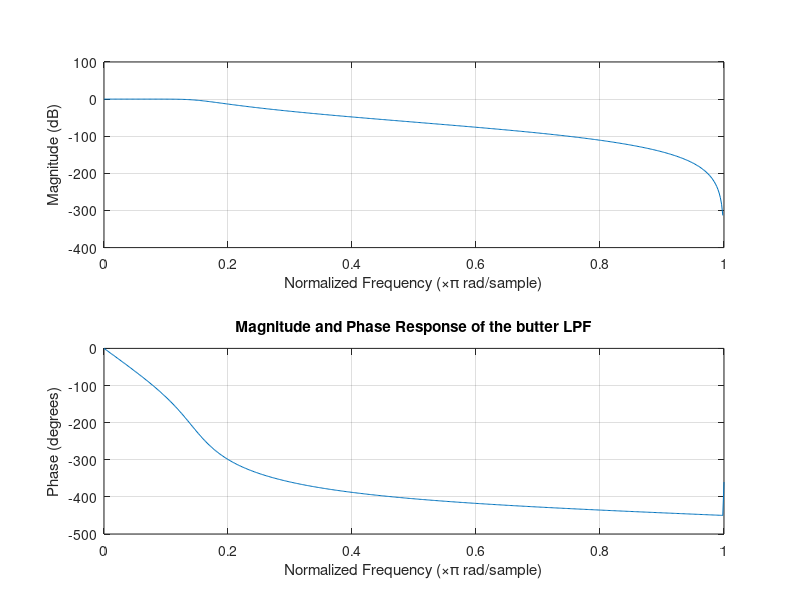
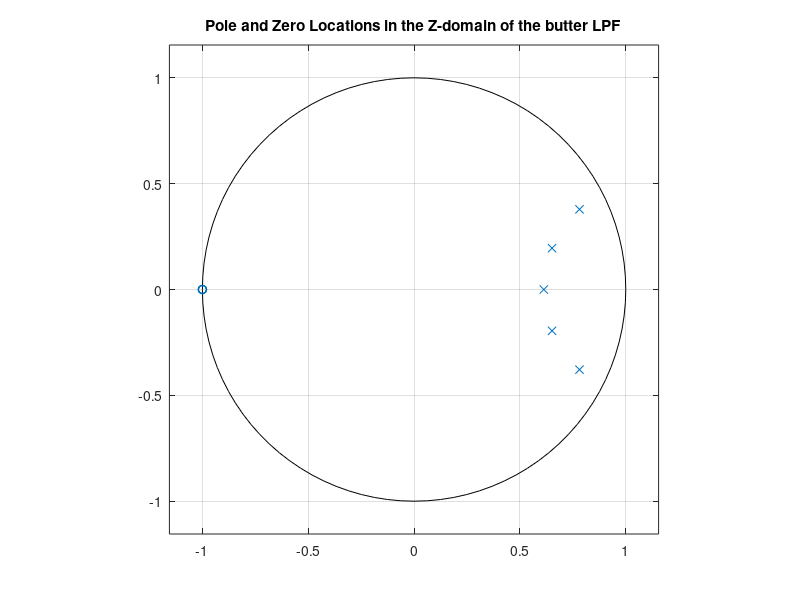
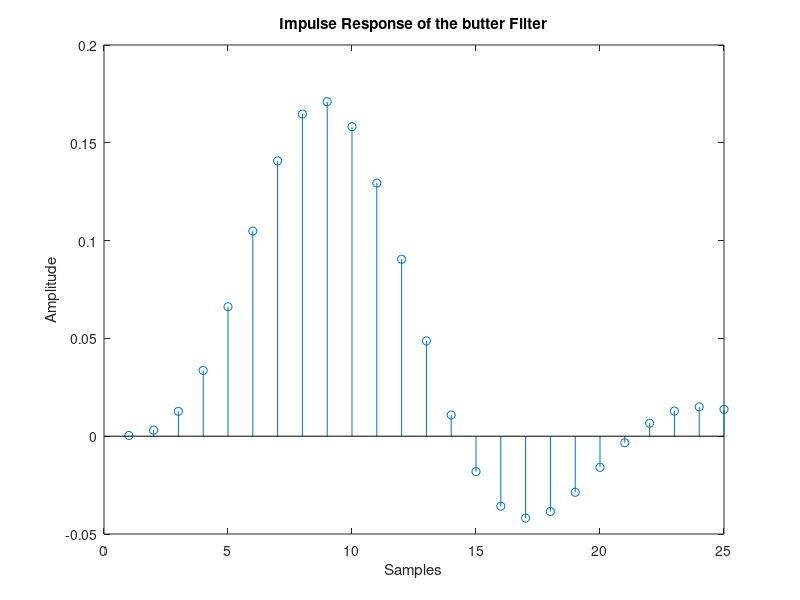
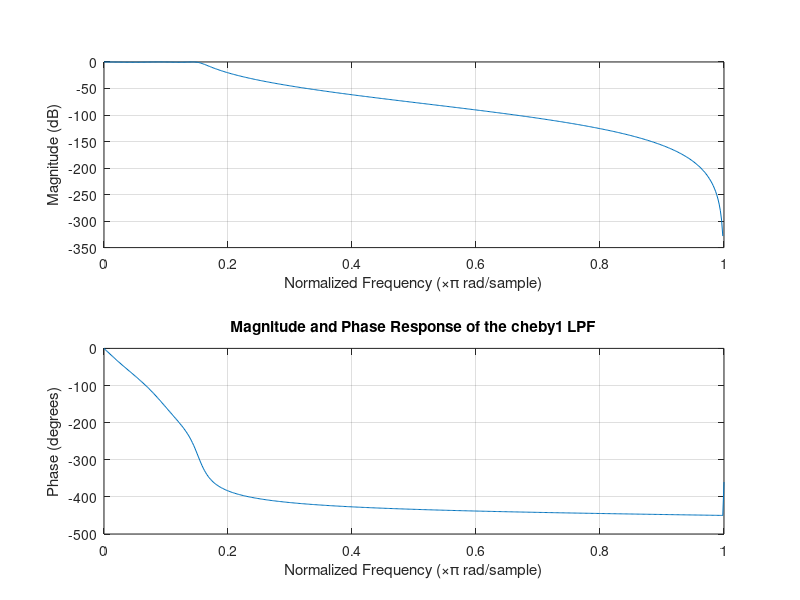

Source code (MATLAB) for these figures, in order: (Note: this script raises an error after producing the figures.)
clc
clear all

%% Exercise 1
%
% I used the MATLAB butter command to design the 5th order Butterworth
% filter.

Wn = 0.15;
N = 5;

for i = 1:4,
    if i == 1,
        [B,A] = butter(N,Wn,'low');
        type = 'butter';
    elseif i == 2,
        [B,A] = cheby1(N,0.5,Wn,'low');
        type = 'cheby1';
    elseif i == 3,
        [B,A] = cheby2(N,30,Wn,'low');
        type = 'cheby2';
    elseif i == 4,
        [B,A] = ellip(N,0.5,30,Wn,'low');
        type = 'elliptical';
    end
    figure();
    freqz(B,A);
    title(['Magnitude and Phase Response of the ',type,' LPF']);

    figure();
    zplane(B,A);
    title(['Pole and Zero Locations in the Z-domain of the ',type,' LPF']);

    figure();
    x = [1, zeros(1,24)];
    y = filter(B,A,x);
    stem(y)
    title(['Impulse Response of the ',type,' Filter']);
    ylabel('Amplitude'); xlabel('Samples');
end

%% Exercise 2

Wp = 0.15; Ws = 0.6;
Rp = 0.5; Rs = 30;

fprintf('Butterworth %f Order\n',buttord(Wp,Ws,Rp,Rs));
fprintf('Chebyshev I %f Order\n',cheb1ord(Wp,Ws,Rp,Rs));
fprintf('Chebyshev II %f Order\n',cheb2ord(Wp,Ws,Rp,Rs));
fprintf('Elliptical %f Order\n',ellipord(Wp,Ws,Rp,Rs));

%% Exercise 3

audio = auread('doorbell');

N = length(audio);
if mod(N,2)==0
    k = -N/2:N/2-1;
else
    k = -(N-1)/2:(N-1)/2;
end
T = N/8000;
freq = k/T;

spectrum = fft(audio)/N;
spectrum = fftshift(spectrum);

stem(freq,abs(spectrum))

Wp = 567* 2/8000; Ws = 712 * 2/8000;
Rp = 3;  Rs = 15;

[Nb,Wnb] = buttord(Wp, Ws, Rp, Rs);
[Bb,Ab] = butter(Nb,Wnb,'low');
yb = filter(Bb,Ab,audio);
[Nc1,Wnc1] = cheb1ord(Wp, Ws, Rp, Rs);
[Bc1,Ac1] = cheby1(Nc1,Rp,Wnc1,'low');
yc1 = filter(Bc1,Ac1,audio);
[Nc2,Wnc2] = cheb2ord(Wp, Ws, Rp, Rs);
[Bc2,Ac2] = cheby2(Nc2,Rp, Wnc2,'low');
yc2 = filter(Bc2,Ac2,audio);
[Ne,Wne] = ellipord(Wp, Ws, Rp, Rs);
[Be,Ae] = ellip(Ne,Rp,Rs,Wne,'low');
ye = filter(Be,Ae,audio);